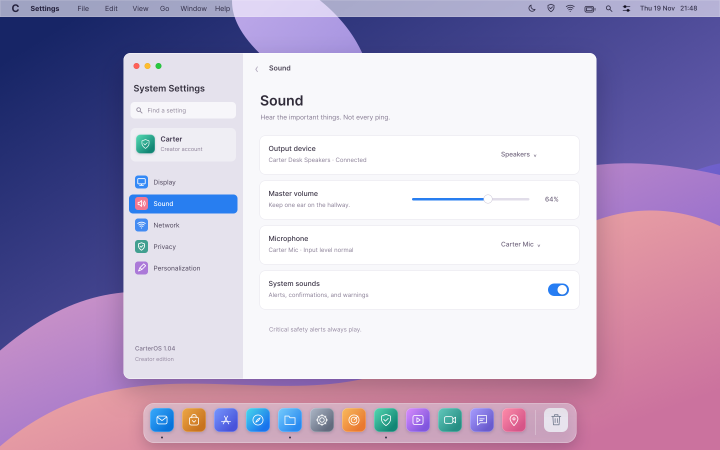
#> input picture assets/carteros/full_frame_06.png, 1440 x 900 px (shown at 1/2 size)
$ python derive_interactive_figma_assets.py
#> lines starting #> are read from the running program, lines starting #| are printed output that depends on the picture
"""Derive exact UI fragments from Figma export; no new art or recoloring."""
from pathlib import Path
from lxml import etree
from copy import deepcopy
from PIL import Image
import subprocess, tempfile
ROOT=Path(__file__).resolve().parents[1]; A=ROOT/'assets/carteros'
S=Image.open(A/'full_frame_06.png').convert('RGBA')
#> S is the input picture: PIL image 1440x900 RGBA; mean R, G, B, A 186.1, 171.3, 200.9, 255
S.crop((1095,565,1139,595)).save(A/'toggle_on.png')
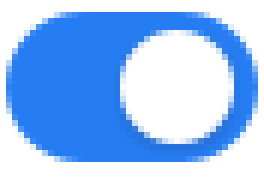
#> saved as toggle_on.png: PIL image 44x30 RGBA (shown 6 times larger); mean R, G, B, A 151.1, 192.3, 248.1, 255
S=Image.open(A/'full_frame_05.png').convert('RGBA')
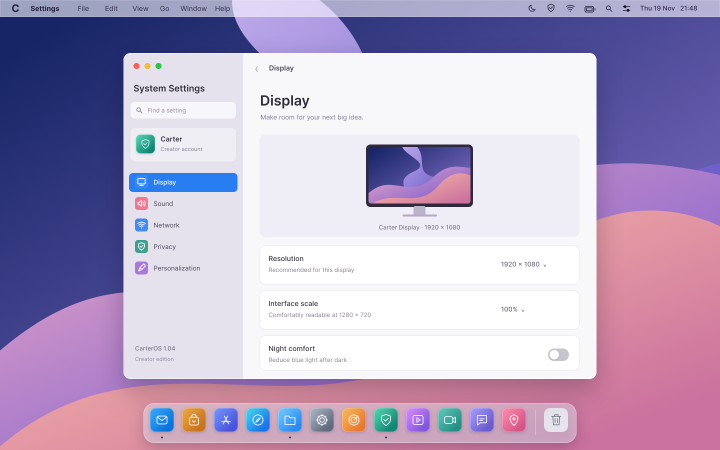
#> input picture assets/carteros/full_frame_05.png, 1440 x 900 px (shown at 1/2 size)
#> S is the input picture: PIL image 1440x900 RGBA; mean R, G, B, A 182.6, 167.1, 198.3, 255
S.crop((1095,694,1139,724)).save(A/'toggle_off.png')
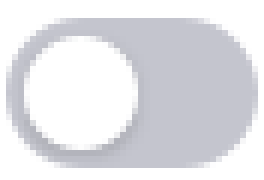
#> saved as toggle_off.png: PIL image 44x30 RGBA (shown 6 times larger); mean R, G, B, A 225.9, 226.4, 230.6, 255
# The original Figma boot screen contains the full-resolution After hours
# background *without* any textual UI inside the wallpaper group.
#> (the run stopped early here; a loop or call above may not have finished)
